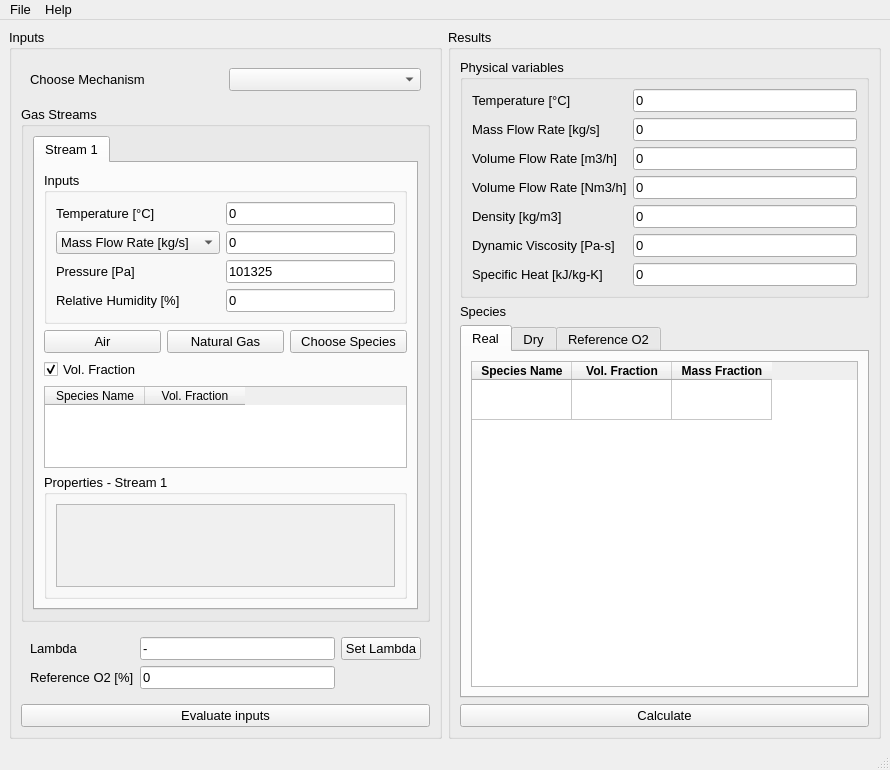
<?xml version="1.0" encoding="UTF-8"?>
<ui version="4.0">
 <class>MainWindow</class>
 <widget class="QMainWindow" name="MainWindow">
  <property name="geometry">
   <rect>
    <x>0</x>
    <y>0</y>
    <width>890</width>
    <height>770</height>
   </rect>
  </property>
  <property name="font">
   <font>
    <pointsize>10</pointsize>
   </font>
  </property>
  <property name="windowTitle">
   <string>GasComb</string>
  </property>
  <property name="windowIcon">
   <iconset>
    <normaloff>upi_logo.png</normaloff>upi_logo.png</iconset>
  </property>
  <widget class="QWidget" name="centralwidget">
   <layout class="QHBoxLayout" name="horizontalLayout_2">
    <item>
     <widget class="QGroupBox" name="groupBox_2">
      <property name="sizePolicy">
       <sizepolicy hsizetype="Preferred" vsizetype="Preferred">
        <horstretch>0</horstretch>
        <verstretch>0</verstretch>
       </sizepolicy>
      </property>
      <property name="sizeIncrement">
       <size>
        <width>0</width>
        <height>0</height>
       </size>
      </property>
      <property name="title">
       <string>Inputs</string>
      </property>
      <layout class="QVBoxLayout" name="verticalLayout">
       <item>
        <widget class="QFrame" name="frame">
         <property name="sizePolicy">
          <sizepolicy hsizetype="Preferred" vsizetype="Fixed">
           <horstretch>0</horstretch>
           <verstretch>0</verstretch>
          </sizepolicy>
         </property>
         <property name="minimumSize">
          <size>
           <width>0</width>
           <height>0</height>
          </size>
         </property>
         <layout class="QHBoxLayout" name="horizontalLayout">
          <item>
           <widget class="QLabel" name="label">
            <property name="text">
             <string>Choose Mechanism</string>
            </property>
           </widget>
          </item>
          <item>
           <widget class="QComboBox" name="comboBoxMechFile"/>
          </item>
         </layout>
        </widget>
       </item>
       <item>
        <widget class="QGroupBox" name="groupBox_4">
         <property name="title">
          <string>Gas Streams</string>
         </property>
         <layout class="QVBoxLayout" name="verticalLayout_4">
          <item>
           <widget class="QTabWidget" name="tabWidget_2">
            <property name="currentIndex">
             <number>0</number>
            </property>
            <widget class="QWidget" name="tab">
             <attribute name="title">
              <string>Stream 1</string>
             </attribute>
             <layout class="QVBoxLayout" name="verticalLayout_7">
              <item>
               <widget class="QGroupBox" name="groupBox_6">
                <property name="title">
                 <string>Inputs</string>
                </property>
                <layout class="QGridLayout" name="gridLayout">
                 <item row="0" column="2">
                  <widget class="QLineEdit" name="lineEdit_T_in">
                   <property name="text">
                    <string>0</string>
                   </property>
                   <property name="readOnly">
                    <bool>false</bool>
                   </property>
                  </widget>
                 </item>
                 <item row="0" column="0">
                  <widget class="QLabel" name="label_10">
                   <property name="text">
                    <string>Temperature [°C]</string>
                   </property>
                   <property name="buddy">
                    <cstring>lineEdit_T_in</cstring>
                   </property>
                  </widget>
                 </item>
                 <item row="1" column="0">
                  <widget class="QComboBox" name="comboBoxFlow1">
                   <property name="minimumContentsLength">
                    <number>10</number>
                   </property>
                   <item>
                    <property name="text">
                     <string>Mass Flow Rate [kg/s]</string>
                    </property>
                   </item>
                   <item>
                    <property name="text">
                     <string>Vol. Flow Rate [Nm3/h]</string>
                    </property>
                   </item>
                  </widget>
                 </item>
                 <item row="1" column="2">
                  <widget class="QLineEdit" name="lineEdit_Flow_in">
                   <property name="text">
                    <string>0</string>
                   </property>
                   <property name="readOnly">
                    <bool>false</bool>
                   </property>
                  </widget>
                 </item>
                 <item row="2" column="0">
                  <widget class="QLabel" name="label_13">
                   <property name="text">
                    <string>Pressure [Pa]</string>
                   </property>
                   <property name="buddy">
                    <cstring>lineEdit_P_in</cstring>
                   </property>
                  </widget>
                 </item>
                 <item row="2" column="2">
                  <widget class="QLineEdit" name="lineEdit_P_in">
                   <property name="toolTip">
                    <string>&lt;html&gt;&lt;head/&gt;&lt;body&gt;&lt;p&gt;Absolute pressure.&lt;/p&gt;&lt;/body&gt;&lt;/html&gt;</string>
                   </property>
                   <property name="text">
                    <string>101325</string>
                   </property>
                   <property name="readOnly">
                    <bool>false</bool>
                   </property>
                  </widget>
                 </item>
                 <item row="3" column="0">
                  <widget class="QLabel" name="label_14">
                   <property name="text">
                    <string>Relative Humidity [%]</string>
                   </property>
                   <property name="buddy">
                    <cstring>lineEdit_RH_in</cstring>
                   </property>
                  </widget>
                 </item>
                 <item row="3" column="2">
                  <widget class="QLineEdit" name="lineEdit_RH_in">
                   <property name="toolTip">
                    <string>&lt;html&gt;&lt;head/&gt;&lt;body&gt;&lt;p&gt;If more than 0 -&amp;gt; uit will overwrite dry species concentrations and add water vapour concentration.&lt;/p&gt;&lt;/body&gt;&lt;/html&gt;</string>
                   </property>
                   <property name="text">
                    <string>0</string>
                   </property>
                   <property name="readOnly">
                    <bool>false</bool>
                   </property>
                  </widget>
                 </item>
                </layout>
               </widget>
              </item>
              <item>
               <layout class="QHBoxLayout" name="horizontalLayout_3">
                <item>
                 <widget class="QPushButton" name="pushButtonSetAir">
                  <property name="text">
                   <string>Air</string>
                  </property>
                 </widget>
                </item>
                <item>
                 <widget class="QPushButton" name="pushButtonSetNG">
                  <property name="text">
                   <string>Natural Gas</string>
                  </property>
                 </widget>
                </item>
                <item>
                 <widget class="QPushButton" name="pushButtonSpecies">
                  <property name="text">
                   <string>Choose Species</string>
                  </property>
                 </widget>
                </item>
               </layout>
              </item>
              <item>
               <widget class="QCheckBox" name="checkBox_VolFr_in">
                <property name="text">
                 <string>Vol. Fraction</string>
                </property>
                <property name="checked">
                 <bool>true</bool>
                </property>
               </widget>
              </item>
              <item>
               <widget class="QTableWidget" name="tableWidget_In1">
                <column>
                 <property name="text">
                  <string>Species Name</string>
                 </property>
                </column>
                <column>
                 <property name="text">
                  <string>Vol. Fraction</string>
                 </property>
                </column>
               </widget>
              </item>
              <item>
               <widget class="QGroupBox" name="groupBox">
                <property name="title">
                 <string>Properties - Stream 1</string>
                </property>
                <layout class="QVBoxLayout" name="verticalLayout_10">
                 <item>
                  <widget class="QPlainTextEdit" name="plainTextEdit_Stream1_out">
                   <property name="styleSheet">
                    <string notr="true">background-color: rgb(240, 240, 240);</string>
                   </property>
                   <property name="lineWrapMode">
                    <enum>QPlainTextEdit::NoWrap</enum>
                   </property>
                   <property name="readOnly">
                    <bool>true</bool>
                   </property>
                  </widget>
                 </item>
                </layout>
               </widget>
              </item>
             </layout>
            </widget>
           </widget>
          </item>
         </layout>
        </widget>
       </item>
       <item>
        <widget class="QFrame" name="frame_7">
         <layout class="QGridLayout" name="gridLayout_2">
          <item row="0" column="3">
           <widget class="QPushButton" name="pushButton_Lambda">
            <property name="toolTip">
             <string>&lt;html&gt;&lt;head/&gt;&lt;body&gt;&lt;p&gt;Use only if you want to set air flow rate based on required Air-Fuel equivalence ratio. It adjusts only Stream 1 mass flow which has to be oxidizer.&lt;/p&gt;&lt;p&gt;&lt;span style=&quot; font-style:italic;&quot;&gt;λ&lt;/span&gt; = 1.0 is at stoichiometry, rich mixtures &lt;span style=&quot; font-style:italic;&quot;&gt;λ&lt;/span&gt; &amp;lt; 1.0, and lean mixtures &lt;span style=&quot; font-style:italic;&quot;&gt;λ&lt;/span&gt; &amp;gt; 1.0. &lt;/p&gt;&lt;/body&gt;&lt;/html&gt;</string>
            </property>
            <property name="text">
             <string>Set Lambda</string>
            </property>
           </widget>
          </item>
          <item row="0" column="2">
           <widget class="QLineEdit" name="lineEdit_2">
            <property name="toolTip">
             <string>&lt;html&gt;&lt;head/&gt;&lt;body&gt;&lt;p&gt;Air-Fuel equivalence ratio. &lt;span style=&quot; font-style:italic;&quot;&gt;λ&lt;/span&gt; = 1.0 is at stoichiometry, rich mixtures &lt;span style=&quot; font-style:italic;&quot;&gt;λ&lt;/span&gt; &amp;lt; 1.0, and lean mixtures &lt;span style=&quot; font-style:italic;&quot;&gt;λ&lt;/span&gt; &amp;gt; 1.0. &lt;/p&gt;&lt;/body&gt;&lt;/html&gt;</string>
            </property>
            <property name="text">
             <string>-</string>
            </property>
           </widget>
          </item>
          <item row="0" column="0">
           <widget class="QLabel" name="label_11">
            <property name="text">
             <string>Lambda</string>
            </property>
           </widget>
          </item>
          <item row="1" column="0">
           <widget class="QLabel" name="label_12">
            <property name="text">
             <string>Reference O2 [%]</string>
            </property>
           </widget>
          </item>
          <item row="1" column="2">
           <widget class="QLineEdit" name="lineEdit_3">
            <property name="toolTip">
             <string>&lt;html&gt;&lt;head/&gt;&lt;body&gt;&lt;p&gt;Insert required reference O2 which will be used to compute species concentration in results. Allowed values are &amp;lt;0;1&amp;gt; or &amp;lt;0;100&amp;gt;.&lt;/p&gt;&lt;/body&gt;&lt;/html&gt;</string>
            </property>
            <property name="text">
             <string>0</string>
            </property>
           </widget>
          </item>
         </layout>
        </widget>
       </item>
       <item>
        <widget class="QPushButton" name="pushButtonEval_in">
         <property name="text">
          <string>Evaluate inputs</string>
         </property>
        </widget>
       </item>
      </layout>
     </widget>
    </item>
    <item>
     <widget class="QGroupBox" name="groupBox_3">
      <property name="sizePolicy">
       <sizepolicy hsizetype="Expanding" vsizetype="Preferred">
        <horstretch>0</horstretch>
        <verstretch>0</verstretch>
       </sizepolicy>
      </property>
      <property name="title">
       <string>Results</string>
      </property>
      <layout class="QVBoxLayout" name="verticalLayout_2">
       <item>
        <widget class="QGroupBox" name="groupBox_5">
         <property name="title">
          <string>Physical variables</string>
         </property>
         <layout class="QFormLayout" name="formLayout">
          <item row="0" column="0">
           <widget class="QLabel" name="label_2">
            <property name="text">
             <string>Temperature [°C]</string>
            </property>
           </widget>
          </item>
          <item row="1" column="0">
           <widget class="QLabel" name="label_4">
            <property name="text">
             <string>Mass Flow Rate [kg/s]</string>
            </property>
           </widget>
          </item>
          <item row="2" column="0">
           <widget class="QLabel" name="label_7">
            <property name="text">
             <string>Volume Flow Rate [m3/h]</string>
            </property>
           </widget>
          </item>
          <item row="3" column="0">
           <widget class="QLabel" name="label_8">
            <property name="text">
             <string>Volume Flow Rate [Nm3/h]</string>
            </property>
           </widget>
          </item>
          <item row="2" column="1">
           <widget class="QLineEdit" name="lineEdit_Vf">
            <property name="text">
             <string>0</string>
            </property>
            <property name="readOnly">
             <bool>true</bool>
            </property>
            <property name="clearButtonEnabled">
             <bool>false</bool>
            </property>
           </widget>
          </item>
          <item row="3" column="1">
           <widget class="QLineEdit" name="lineEdit_VfN">
            <property name="toolTip">
             <string>&lt;html&gt;&lt;head/&gt;&lt;body&gt;&lt;p&gt;Volume flow rate at normal conditions: 0 °C, 101 325 Pa.&lt;/p&gt;&lt;/body&gt;&lt;/html&gt;</string>
            </property>
            <property name="text">
             <string>0</string>
            </property>
            <property name="readOnly">
             <bool>true</bool>
            </property>
           </widget>
          </item>
          <item row="1" column="1">
           <widget class="QLineEdit" name="lineEdit_mf">
            <property name="text">
             <string>0</string>
            </property>
            <property name="readOnly">
             <bool>true</bool>
            </property>
           </widget>
          </item>
          <item row="0" column="1">
           <widget class="QLineEdit" name="lineEdit_tepl">
            <property name="text">
             <string>0</string>
            </property>
            <property name="readOnly">
             <bool>true</bool>
            </property>
           </widget>
          </item>
          <item row="4" column="0">
           <widget class="QLabel" name="label_3">
            <property name="text">
             <string>Density [kg/m3]</string>
            </property>
           </widget>
          </item>
          <item row="5" column="0">
           <widget class="QLabel" name="label_5">
            <property name="text">
             <string>Dynamic Viscosity [Pa-s]</string>
            </property>
           </widget>
          </item>
          <item row="4" column="1">
           <widget class="QLineEdit" name="lineEdit_density">
            <property name="text">
             <string>0</string>
            </property>
            <property name="readOnly">
             <bool>true</bool>
            </property>
           </widget>
          </item>
          <item row="5" column="1">
           <widget class="QLineEdit" name="lineEdit_visc">
            <property name="text">
             <string>0</string>
            </property>
            <property name="readOnly">
             <bool>true</bool>
            </property>
           </widget>
          </item>
          <item row="6" column="0">
           <widget class="QLabel" name="label_9">
            <property name="text">
             <string>Specific Heat [kJ/kg-K]</string>
            </property>
           </widget>
          </item>
          <item row="6" column="1">
           <widget class="QLineEdit" name="lineEdit_cp">
            <property name="text">
             <string>0</string>
            </property>
            <property name="readOnly">
             <bool>true</bool>
            </property>
           </widget>
          </item>
         </layout>
        </widget>
       </item>
       <item>
        <widget class="QLabel" name="label_6">
         <property name="sizePolicy">
          <sizepolicy hsizetype="Preferred" vsizetype="Fixed">
           <horstretch>0</horstretch>
           <verstretch>0</verstretch>
          </sizepolicy>
         </property>
         <property name="text">
          <string>Species</string>
         </property>
        </widget>
       </item>
       <item>
        <widget class="QTabWidget" name="tabWidget">
         <property name="currentIndex">
          <number>0</number>
         </property>
         <widget class="QWidget" name="tab_real">
          <attribute name="title">
           <string>Real</string>
          </attribute>
          <layout class="QVBoxLayout" name="verticalLayout_3">
           <item>
            <widget class="QTableWidget" name="tableWidget_Real">
             <property name="font">
              <font>
               <pointsize>9</pointsize>
              </font>
             </property>
             <property name="sortingEnabled">
              <bool>true</bool>
             </property>
             <property name="rowCount">
              <number>1</number>
             </property>
             <property name="columnCount">
              <number>3</number>
             </property>
             <attribute name="horizontalHeaderVisible">
              <bool>true</bool>
             </attribute>
             <attribute name="horizontalHeaderCascadingSectionResizes">
              <bool>false</bool>
             </attribute>
             <attribute name="horizontalHeaderDefaultSectionSize">
              <number>100</number>
             </attribute>
             <attribute name="verticalHeaderVisible">
              <bool>false</bool>
             </attribute>
             <attribute name="verticalHeaderDefaultSectionSize">
              <number>40</number>
             </attribute>
             <attribute name="verticalHeaderShowSortIndicator" stdset="0">
              <bool>true</bool>
             </attribute>
             <row>
              <property name="text">
               <string>Nový řádek</string>
              </property>
             </row>
             <column>
              <property name="text">
               <string>Species Name</string>
              </property>
              <property name="font">
               <font>
                <weight>75</weight>
                <bold>true</bold>
               </font>
              </property>
             </column>
             <column>
              <property name="text">
               <string>Vol. Fraction</string>
              </property>
              <property name="font">
               <font>
                <weight>75</weight>
                <bold>true</bold>
               </font>
              </property>
             </column>
             <column>
              <property name="text">
               <string>Mass Fraction</string>
              </property>
              <property name="font">
               <font>
                <weight>75</weight>
                <bold>true</bold>
               </font>
              </property>
             </column>
            </widget>
           </item>
          </layout>
         </widget>
         <widget class="QWidget" name="tab_Dry">
          <attribute name="title">
           <string>Dry</string>
          </attribute>
          <layout class="QVBoxLayout" name="verticalLayout_5">
           <item>
            <widget class="QTableWidget" name="tableWidget_Dry">
             <property name="font">
              <font>
               <pointsize>9</pointsize>
              </font>
             </property>
             <property name="sortingEnabled">
              <bool>true</bool>
             </property>
             <property name="rowCount">
              <number>1</number>
             </property>
             <property name="columnCount">
              <number>3</number>
             </property>
             <attribute name="horizontalHeaderVisible">
              <bool>true</bool>
             </attribute>
             <attribute name="horizontalHeaderCascadingSectionResizes">
              <bool>false</bool>
             </attribute>
             <attribute name="horizontalHeaderDefaultSectionSize">
              <number>100</number>
             </attribute>
             <attribute name="verticalHeaderVisible">
              <bool>false</bool>
             </attribute>
             <attribute name="verticalHeaderDefaultSectionSize">
              <number>40</number>
             </attribute>
             <attribute name="verticalHeaderShowSortIndicator" stdset="0">
              <bool>true</bool>
             </attribute>
             <row>
              <property name="text">
               <string>Nový řádek</string>
              </property>
             </row>
             <column>
              <property name="text">
               <string>Species Name</string>
              </property>
              <property name="font">
               <font>
                <weight>75</weight>
                <bold>true</bold>
               </font>
              </property>
             </column>
             <column>
              <property name="text">
               <string>Vol. Fraction</string>
              </property>
              <property name="font">
               <font>
                <weight>75</weight>
                <bold>true</bold>
               </font>
              </property>
             </column>
             <column>
              <property name="text">
               <string>Mass Fraction</string>
              </property>
              <property name="font">
               <font>
                <weight>75</weight>
                <bold>true</bold>
               </font>
              </property>
             </column>
            </widget>
           </item>
          </layout>
         </widget>
         <widget class="QWidget" name="tab_Ref">
          <attribute name="title">
           <string>Reference O2</string>
          </attribute>
          <layout class="QVBoxLayout" name="verticalLayout_6">
           <item>
            <widget class="QTableWidget" name="tableWidget_RefO2">
             <property name="font">
              <font>
               <pointsize>9</pointsize>
              </font>
             </property>
             <property name="sortingEnabled">
              <bool>true</bool>
             </property>
             <property name="rowCount">
              <number>1</number>
             </property>
             <property name="columnCount">
              <number>3</number>
             </property>
             <attribute name="horizontalHeaderVisible">
              <bool>true</bool>
             </attribute>
             <attribute name="horizontalHeaderCascadingSectionResizes">
              <bool>false</bool>
             </attribute>
             <attribute name="horizontalHeaderDefaultSectionSize">
              <number>100</number>
             </attribute>
             <attribute name="verticalHeaderVisible">
              <bool>false</bool>
             </attribute>
             <attribute name="verticalHeaderDefaultSectionSize">
              <number>40</number>
             </attribute>
             <attribute name="verticalHeaderShowSortIndicator" stdset="0">
              <bool>true</bool>
             </attribute>
             <row>
              <property name="text">
               <string>Nový řádek</string>
              </property>
             </row>
             <column>
              <property name="text">
               <string>Species Name</string>
              </property>
              <property name="font">
               <font>
                <weight>75</weight>
                <bold>true</bold>
               </font>
              </property>
             </column>
             <column>
              <property name="text">
               <string>Vol. Fraction</string>
              </property>
              <property name="font">
               <font>
                <weight>75</weight>
                <bold>true</bold>
               </font>
              </property>
             </column>
             <column>
              <property name="text">
               <string>Mass Fraction</string>
              </property>
              <property name="font">
               <font>
                <weight>75</weight>
                <bold>true</bold>
               </font>
              </property>
             </column>
            </widget>
           </item>
          </layout>
         </widget>
        </widget>
       </item>
       <item>
        <widget class="QPushButton" name="pushButtonCalculate">
         <property name="text">
          <string>Calculate</string>
         </property>
        </widget>
       </item>
      </layout>
     </widget>
    </item>
   </layout>
  </widget>
  <widget class="QMenuBar" name="menubar">
   <property name="geometry">
    <rect>
     <x>0</x>
     <y>0</y>
     <width>890</width>
     <height>21</height>
    </rect>
   </property>
   <widget class="QMenu" name="menuFile">
    <property name="title">
     <string>File</string>
    </property>
    <addaction name="actionOpen"/>
    <addaction name="actionSave"/>
    <addaction name="actionSave_as"/>
    <addaction name="actionClose"/>
   </widget>
   <widget class="QMenu" name="menuHelp">
    <property name="title">
     <string>Help</string>
    </property>
    <addaction name="actionAbout"/>
   </widget>
   <addaction name="menuFile"/>
   <addaction name="menuHelp"/>
  </widget>
  <widget class="QStatusBar" name="statusbar"/>
  <action name="actionOpen">
   <property name="text">
    <string>Open ...</string>
   </property>
  </action>
  <action name="actionSave">
   <property name="text">
    <string>Save</string>
   </property>
  </action>
  <action name="actionSave_as">
   <property name="text">
    <string>Save as ...</string>
   </property>
  </action>
  <action name="actionClose">
   <property name="text">
    <string>Close</string>
   </property>
  </action>
  <action name="actionAbout">
   <property name="text">
    <string>About</string>
   </property>
  </action>
 </widget>
 <tabstops>
  <tabstop>lineEdit_T_in</tabstop>
  <tabstop>lineEdit_Flow_in</tabstop>
  <tabstop>lineEdit_P_in</tabstop>
  <tabstop>lineEdit_RH_in</tabstop>
  <tabstop>checkBox_VolFr_in</tabstop>
  <tabstop>tableWidget_In1</tabstop>
  <tabstop>plainTextEdit_Stream1_out</tabstop>
  <tabstop>lineEdit_2</tabstop>
  <tabstop>pushButton_Lambda</tabstop>
  <tabstop>lineEdit_3</tabstop>
  <tabstop>pushButtonEval_in</tabstop>
  <tabstop>lineEdit_tepl</tabstop>
  <tabstop>lineEdit_mf</tabstop>
  <tabstop>lineEdit_Vf</tabstop>
  <tabstop>lineEdit_VfN</tabstop>
  <tabstop>lineEdit_density</tabstop>
  <tabstop>lineEdit_visc</tabstop>
  <tabstop>lineEdit_cp</tabstop>
  <tabstop>tabWidget</tabstop>
  <tabstop>tableWidget_Real</tabstop>
  <tabstop>pushButtonCalculate</tabstop>
  <tabstop>comboBoxFlow1</tabstop>
  <tabstop>tableWidget_Dry</tabstop>
  <tabstop>tableWidget_RefO2</tabstop>
 </tabstops>
 <resources/>
 <connections>
  <connection>
   <sender>pushButtonCalculate</sender>
   <signal>clicked()</signal>
   <receiver>MainWindow</receiver>
   <slot>calculateButtonClicked()</slot>
   <hints>
    <hint type="sourcelabel">
     <x>701</x>
     <y>730</y>
    </hint>
    <hint type="destinationlabel">
     <x>444</x>
     <y>306</y>
    </hint>
   </hints>
  </connection>
  <connection>
   <sender>pushButton_Lambda</sender>
   <signal>clicked()</signal>
   <receiver>MainWindow</receiver>
   <slot>lambdaButtonClicked()</slot>
   <hints>
    <hint type="sourcelabel">
     <x>440</x>
     <y>657</y>
    </hint>
    <hint type="destinationlabel">
     <x>444</x>
     <y>306</y>
    </hint>
   </hints>
  </connection>
  <connection>
   <sender>pushButtonEval_in</sender>
   <signal>clicked()</signal>
   <receiver>MainWindow</receiver>
   <slot>evalInButtonClicked()</slot>
   <hints>
    <hint type="sourcelabel">
     <x>244</x>
     <y>730</y>
    </hint>
    <hint type="destinationlabel">
     <x>444</x>
     <y>375</y>
    </hint>
   </hints>
  </connection>
  <connection>
   <sender>actionClose</sender>
   <signal>triggered()</signal>
   <receiver>MainWindow</receiver>
   <slot>close()</slot>
   <hints>
    <hint type="sourcelabel">
     <x>-1</x>
     <y>-1</y>
    </hint>
    <hint type="destinationlabel">
     <x>444</x>
     <y>375</y>
    </hint>
   </hints>
  </connection>
  <connection>
   <sender>pushButtonSpecies</sender>
   <signal>clicked()</signal>
   <receiver>MainWindow</receiver>
   <slot>speciesButtonClicked()</slot>
   <hints>
    <hint type="sourcelabel">
     <x>255</x>
     <y>365</y>
    </hint>
    <hint type="destinationlabel">
     <x>444</x>
     <y>306</y>
    </hint>
   </hints>
  </connection>
  <connection>
   <sender>pushButtonSetNG</sender>
   <signal>clicked()</signal>
   <receiver>MainWindow</receiver>
   <slot>NGButtonClicked()</slot>
   <hints>
    <hint type="sourcelabel">
     <x>233</x>
     <y>351</y>
    </hint>
    <hint type="destinationlabel">
     <x>444</x>
     <y>384</y>
    </hint>
   </hints>
  </connection>
  <connection>
   <sender>pushButtonSetAir</sender>
   <signal>clicked()</signal>
   <receiver>MainWindow</receiver>
   <slot>airButtonClicked()</slot>
   <hints>
    <hint type="sourcelabel">
     <x>102</x>
     <y>351</y>
    </hint>
    <hint type="destinationlabel">
     <x>444</x>
     <y>384</y>
    </hint>
   </hints>
  </connection>
 </connections>
 <slots>
  <slot>speciesButtonClicked()</slot>
  <slot>calculateButtonClicked()</slot>
  <slot>lambdaButtonClicked()</slot>
  <slot>comboFlow1Changed()</slot>
  <slot>evalInButtonClicked()</slot>
  <slot>chooseMechFileClicked()</slot>
  <slot>airButtonClicked()</slot>
  <slot>NGButtonClicked()</slot>
 </slots>
</ui>
